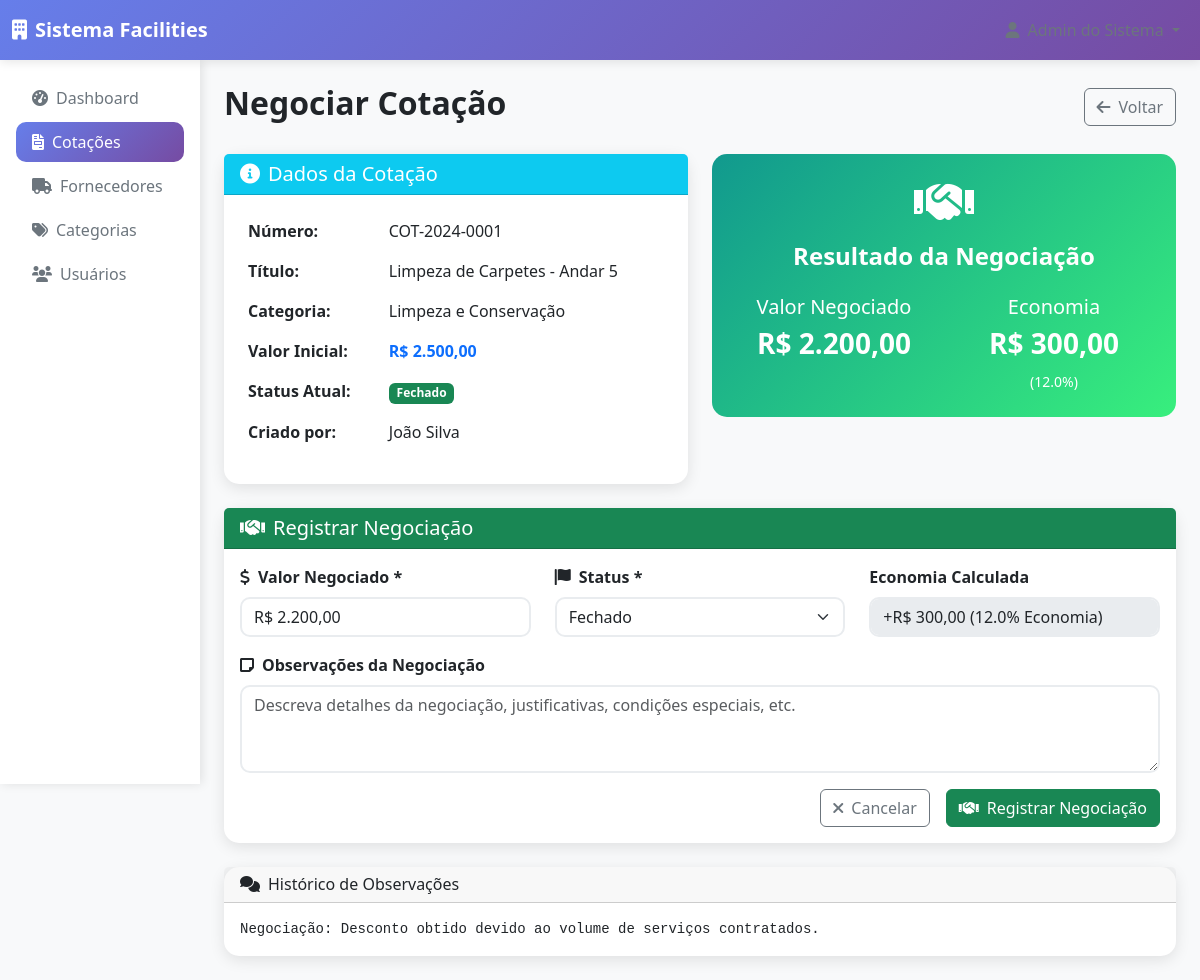
Screenshot of /negociar_cotacao.php?id=1 (signed in) with the database file from the repository.
### tables this page shows
CREATE TABLE cotacoes (
    id INT PRIMARY KEY AUTO_INCREMENT,
    numero_cotacao VARCHAR(20) UNIQUE NOT NULL,
    titulo VARCHAR(200) NOT NULL,
    descricao TEXT,
    categoria_id INT,
    usuario_id INT NOT NULL,
    valor_inicial DECIMAL(12,2) NOT NULL,
    valor_negociado DECIMAL(12,2) NULL,
    economia DECIMAL(12,2) GENERATED ALWAYS AS (valor_inicial - COALESCE(valor_negociado, valor_inicial)) STORED,
    status ENUM('pendente', 'cotando', 'negociando', 'fechado', 'cancelado') DEFAULT 'pendente',
    data_vencimento DATE,
    observacoes TEXT,
    created_at TIMESTAMP DEFAULT CURRENT_TIMESTAMP,
    updated_at TIMESTAMP DEFAULT CURRENT_TIMESTAMP ON UPDATE CURRENT_TIMESTAMP,
    FOREIGN KEY (categoria_id) REFERENCES categorias(id) ON DELETE SET NULL,
    FOREIGN KEY (usuario_id) REFERENCES usuarios(id) ON DELETE CASCADE,
    INDEX idx_status (status),
    INDEX idx_numero (numero_cotacao),
    INDEX idx_created (created_at)
);

CREATE TABLE categorias (
    id INT PRIMARY KEY AUTO_INCREMENT,
    nome VARCHAR(100) NOT NULL,
    descricao TEXT,
    ativo BOOLEAN DEFAULT TRUE,
    created_at TIMESTAMP DEFAULT CURRENT_TIMESTAMP,
    updated_at TIMESTAMP DEFAULT CURRENT_TIMESTAMP ON UPDATE CURRENT_TIMESTAMP
);

CREATE TABLE usuarios (
    id INT PRIMARY KEY AUTO_INCREMENT,
    nome VARCHAR(100) NOT NULL,
    email VARCHAR(100) UNIQUE NOT NULL,
    senha VARCHAR(255) NOT NULL,
    perfil ENUM('admin', 'usuario') DEFAULT 'usuario',
    ativo BOOLEAN DEFAULT TRUE,
    created_at TIMESTAMP DEFAULT CURRENT_TIMESTAMP,
    updated_at TIMESTAMP DEFAULT CURRENT_TIMESTAMP ON UPDATE CURRENT_TIMESTAMP
);

### config.php (called while the page is built, shortened)
<?php
function formatarMoeda($valor) {
    return 'R$ ' . number_format($valor, 2, ',', '.');
}
?>

### negociar_cotacao.php (the view, shortened to what this page needs)
<?php
require_once 'config.php';
$id = $_GET['id'] ?? 0;
$stmt = $pdo->prepare("
    SELECT c.*, cat.nome as categoria_nome, u.nome as usuario_nome
    FROM cotacoes c
    LEFT JOIN categorias cat ON c.categoria_id = cat.id
    LEFT JOIN usuarios u ON c.usuario_id = u.id
    WHERE c.id = ?
");
$stmt->execute([$id]);
$cotacao = $stmt->fetch();
$economia = 0;
$percentual_economia = 0;
if ($cotacao['valor_negociado']) {
    $economia = $cotacao['valor_inicial'] - $cotacao['valor_negociado'];
    $percentual_economia = ($economia / $cotacao['valor_inicial']) * 100;
}
?>
<!DOCTYPE html>
<html lang="pt-BR">
<head>
    <link href="https://cdn.jsdelivr.net/npm/bootstrap@5.3.0/dist/css/bootstrap.min.css" rel="stylesheet">
    <link href="https://cdnjs.cloudflare.com/ajax/libs/font-awesome/6.0.0/css/all.min.css" rel="stylesheet">
</head>
<body>
    <nav class="navbar navbar-expand-lg navbar-dark">
        <div class="container-fluid">
            <a class="navbar-brand fw-bold" href="dashboard.php">
                <i class="fas fa-building me-2"></i><?= SITE_NAME ?>
            </a>
            <div class="navbar-nav ms-auto">
                <div class="nav-item dropdown">
                    <a class="nav-link dropdown-toggle" href="#" role="button" data-bs-toggle="dropdown">
                        <i class="fas fa-user me-2"></i><?= $_SESSION['usuario_nome'] ?>
                    </a>
                </div>
            </div>
        </div>
    </nav>
    <div class="container-fluid">
        <div class="row">
            <div class="col-md-2 p-0">
                <div class="sidebar p-3">
                    <nav class="nav flex-column">
                        <a class="nav-link" href="dashboard.php">
                            <i class="fas fa-tachometer-alt me-2"></i>Dashboard
                        </a>
                        <a class="nav-link active" href="cotacoes.php">
                            <i class="fas fa-file-invoice me-2"></i>Cotações
                        </a>
                        <a class="nav-link" href="fornecedores.php">
                            <i class="fas fa-truck me-2"></i>Fornecedores
                        </a>
                        <a class="nav-link" href="categorias.php">
                            <i class="fas fa-tags me-2"></i>Categorias
                        </a>
                        <?php if ($_SESSION['usuario_perfil'] == 'admin'): ?>
                        <a class="nav-link" href="usuarios.php">
                            <i class="fas fa-users me-2"></i>Usuários
                        </a>
                        <?php endif; ?>
                    </nav>
                </div>
            </div>
            <div class="col-md-10 p-4">
                <div class="d-flex justify-content-between align-items-center mb-4">
                    <h2 class="fw-bold">Negociar Cotação</h2>
                    <div>
                        <a href="cotacoes.php" class="btn btn-outline-secondary">
                            <i class="fas fa-arrow-left me-2"></i>Voltar
                        </a>
                    </div>
                </div>
                <div class="row">
                    <div class="col-md-6 mb-4">
                        <div class="card">
                            <div class="card-header bg-info text-white">
                                <h5 class="mb-0"><i class="fas fa-info-circle me-2"></i>Dados da Cotação</h5>
                            </div>
                            <div class="card-body">
                                <table class="table table-borderless">
                                    <tr>
                                        <td><strong>Número:</strong></td>
                                        <td><?= $cotacao['numero_cotacao'] ?></td>
                                    </tr>
                                    <tr>
                                        <td><strong>Título:</strong></td>
                                        <td><?= $cotacao['titulo'] ?></td>
                                    </tr>
                                    <tr>
                                        <td><strong>Categoria:</strong></td>
                                        <td><?= $cotacao['categoria_nome'] ?></td>
                                    </tr>
                                    <tr>
                                        <td><strong>Valor Inicial:</strong></td>
                                        <td><span class="text-primary fw-bold"><?= formatarMoeda($cotacao['valor_inicial']) ?></span></td>
                                    </tr>
                                    <tr>
                                        <td><strong>Status Atual:</strong></td>
                                        <td>
                                            <?php
                                            $badge_class = [
                                                'pendente' => 'secondary',
                                                'cotando' => 'warning',
                                                'negociando' => 'info',
                                                'fechado' => 'success',
                                                'cancelado' => 'danger'
                                            ];
                                            ?>
                                            <span class="badge bg-<?= $badge_class[$cotacao['status']] ?>">
                                                <?= ucfirst($cotacao['status']) ?>
                                            </span>
                                        </td>
                                    </tr>
                                    <tr>
                                        <td><strong>Criado por:</strong></td>
                                        <td><?= $cotacao['usuario_nome'] ?></td>
                                    </tr>
                                </table>
                            </div>
                        </div>
                    </div>
                    <div class="col-md-6 mb-4">
                        <?php if ($cotacao['valor_negociado']): ?>
                        <div class="stat-card <?= $economia < 0 ? 'economia-negativa' : '' ?>">
                            <i class="fas fa-handshake fa-3x mb-3"></i>
                            <h4 class="fw-bold">Resultado da Negociação</h4>
                            <div class="row text-center mt-4">
                                <div class="col-6">
                                    <h5>Valor Negociado</h5>
                                    <h3 class="fw-bold"><?= formatarMoeda($cotacao['valor_negociado']) ?></h3>
                                </div>
                                <div class="col-6">
                                    <h5><?= $economia >= 0 ? 'Economia' : 'Aumento' ?></h5>
                                    <h3 class="fw-bold"><?= formatarMoeda(abs($economia)) ?></h3>
                                    <small>(<?= number_format(abs($percentual_economia), 1) ?>%)</small>
                                </div>
                            </div>
                        </div>
                        <?php endif; ?>
                    </div>
                </div>
                <div class="card">
                    <div class="card-header bg-success text-white">
                        <h5 class="mb-0"><i class="fas fa-handshake me-2"></i>Registrar Negociação</h5>
                    </div>
                    <div class="card-body">
                        <form method="POST">
                            <div class="row">
                                <div class="col-md-4 mb-3">
                                    <label class="form-label fw-semibold">
                                        <i class="fas fa-dollar-sign me-2"></i>Valor Negociado *
                                    </label>
                                    <input type="text" class="form-control" name="valor_negociado"
                                           value="<?= $cotacao['valor_negociado'] ? formatarMoeda($cotacao['valor_negociado']) : '' ?>"
                                           placeholder="R$ 0,00" required id="valor_negociado">
                                </div>
                                <div class="col-md-4 mb-3">
                                    <label class="form-label fw-semibold">
                                        <i class="fas fa-flag me-2"></i>Status *
                                    </label>
                                    <select class="form-select" name="status" required>
                                        <option value="fechado" <?= $cotacao['status'] == 'fechado' ? 'selected' : '' ?>>Fechado</option>
                                    </select>
                                </div>
                                <div class="col-md-4 mb-3">
                                    <label class="form-label fw-semibold">Economia Calculada</label>
                                    <input type="text" class="form-control" id="economia_display" readonly
                                           style="background-color: #e9ecef;">
                                </div>
                            </div>
                            <div class="mb-3">
                                <label class="form-label fw-semibold">
                                    <i class="fas fa-sticky-note me-2"></i>Observações da Negociação
                                </label>
                                <textarea class="form-control" name="observacoes" rows="3"
                                          placeholder="Descreva detalhes da negociação, justificativas, condições especiais, etc."></textarea>
                            </div>
                            <div class="d-grid gap-2 d-md-flex justify-content-md-end">
                                <a href="cotacoes.php" class="btn btn-outline-secondary me-md-2">
                                    <i class="fas fa-times me-2"></i>Cancelar
                                </a>
                                <button type="submit" class="btn btn-success">
                                    <i class="fas fa-handshake me-2"></i>Registrar Negociação
                                </button>
                            </div>
                        </form>
                    </div>
                </div>
                <?php if ($cotacao['observacoes']): ?>
                <div class="card mt-4">
                    <div class="card-header">
                        <h6 class="mb-0"><i class="fas fa-comments me-2"></i>Histórico de Observações</h6>
                    </div>
                    <div class="card-body">
                        <pre class="mb-0" style="white-space: pre-wrap;"><?= htmlspecialchars($cotacao['observacoes']) ?></pre>
                    </div>
                </div>
                <?php endif; ?>
            </div>
        </div>
    </div>
</body>
</html>

### negociar_cotacao.php (style rules this page uses)
body { background-color: #f8f9fa; }
.navbar { background: linear-gradient(135deg, #667eea 0%, #764ba2 100%); box-shadow: 0 2px 10px rgba(0,0,0,0.1); }
.card { border-radius: 15px; box-shadow: 0 4px 15px rgba(0,0,0,0.1); border: none; }
.sidebar { background: white; min-height: calc(100vh - 76px); box-shadow: 2px 0 10px rgba(0,0,0,0.1); }
.nav-link { color: #6c757d; border-radius: 10px; margin: 2px 0; transition: all 0.3s; }
.nav-link:hover, .nav-link.active { background: linear-gradient(135deg, #667eea 0%, #764ba2 100%); color: white; }
.form-control, .form-select { border-radius: 10px; border: 2px solid #e9ecef; }
.stat-card { background: linear-gradient(135deg, #11998e 0%, #38ef7d 100%); color: white; border-radius: 15px; padding: 1.5rem; text-align: center; }

### rows the page displays
cotacoes: numero_cotacao "COT-2024-0001", titulo "Limpeza de Carpetes - Andar 5", categoria.nome "Limpeza e Conservação", valor_inicial "R$ 2.500,00", status "Fechado", usuario.nome "João Silva", valor_negociado "R$ 2.200,00", formatarMoeda(abs($economia)) "R$ 300,00", abs($percentual_economia) "12.0", observacoes "Negociação: Desconto obtido devido ao volume de serviços contratados."

### other values shown
SITE_NAME "Sistema Facilities"
